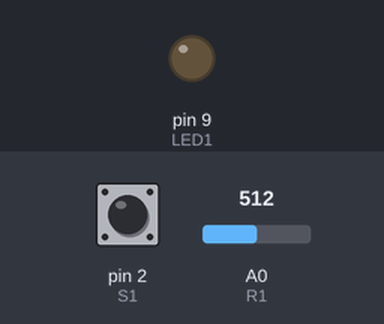
Bench run of a sketch on a simulated Arduino Uno, built with avr-gcc and run on an emulated ATmega328P. On the bench: output pins drawn as LEDs (lit = HIGH). Inputs (shaded band) come from the test bench; at power-on: pin 2 (S1) HIGH, A0 (R1) = 512.

Above: at 1.2 s.
1.3 s: pin 2 (S1) pulled LOW for 0.15 s
At 1.8 s:
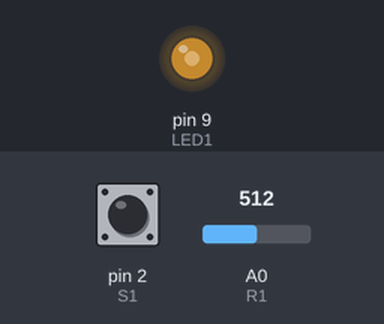
2.9 s: A0 (R1) set to 716
At 3.6 s:
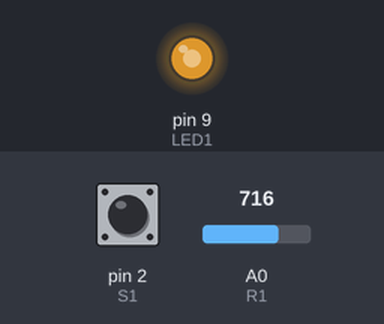
4.4 s: A0 (R1) set to 900
At 4.7 s:
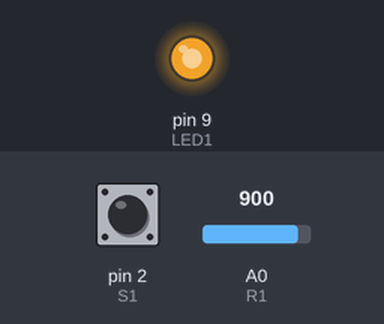
5.9 s: A0 (R1) set to 122
At 7.1 s:
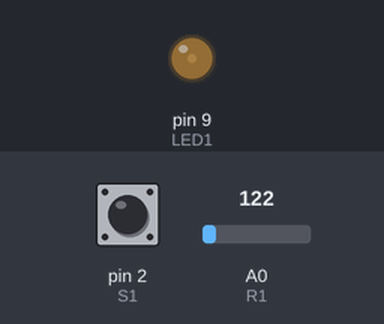
7.4 s: A0 (R1) set to 511
At 8.2 s:
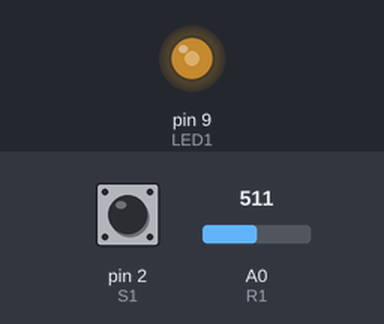
8.9 s: pin 2 (S1) pulled LOW for 1 s
At 9.3 s:
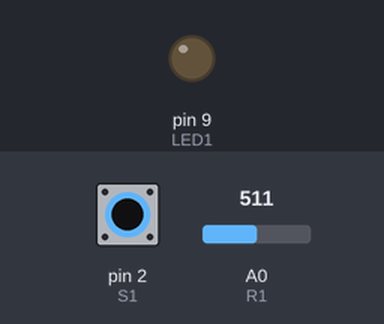
Timing chart, 0 to 11.9 s (numbered marks = the images above; inputs shaded):
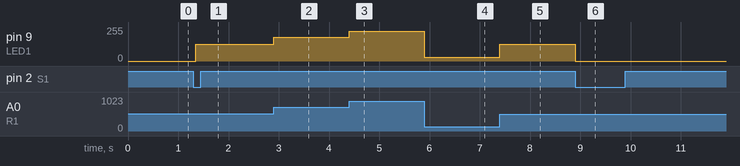

Measured:
- after the input at 1.3 s, pin 9 (LED1): 0/255 → 127/255 after 0.05 s
- after the input at 2.9 s, pin 9 (LED1): 127/255 → 178/255 at once
- after the input at 4.4 s, pin 9 (LED1): 178/255 → 224/255 at once
- after the input at 5.9 s, pin 9 (LED1): 224/255 → 30/255 at once
- after the input at 7.4 s, pin 9 (LED1): 30/255 → 127/255 at once
- after the input at 8.9 s, pin 9 (LED1): 127/255 → 0/255 at once

The sketch:

Arduino_naide.ino
```cpp
/*
 * Nimetus: Harjutus 1
 * Kirjeldus: LED1 hämardamine vastavalt potele R1 ja nupule S1
 * Autor: Franko1000
 * Kuupäev: 24.11.2026
 * Versioon: v1.0
 */
// Defineerime sisendid ja väljundid

const int LED1 = 9;      // PWM väljund
const int S1 = 2;        // Nupp
const int R1 = A0;       // Potentsiomeeter

bool ledSees = false;
bool eelmineNupuOlek = HIGH;

void setup() {
  pinMode(LED1, OUTPUT);
  pinMode(S1, INPUT_PULLUP);
  digitalWrite(LED1, LOW);
}

void loop() {
  bool nupuOlek = digitalRead(S1);

  // Nupu vajutuse tuvastamine
  if (eelmineNupuOlek == HIGH && nupuOlek == LOW) {

    if (ledSees) {
      // LED välja
      ledSees = false;
      digitalWrite(LED1, LOW);
    } else {
      // LED sisse
      ledSees = true;
    }

    delay(50); // debounce
  }

  eelmineNupuOlek = nupuOlek;

  // Kui LED on sees, muuda heledust potentsiomeetriga
  if (ledSees) {
    int potValue = analogRead(R1);

    // Teisenda 0..1023 -> 0..255
    int brightness = map(potValue, 0, 1023, 0, 255);

    analogWrite(LED1, brightness);
  }
}
```
